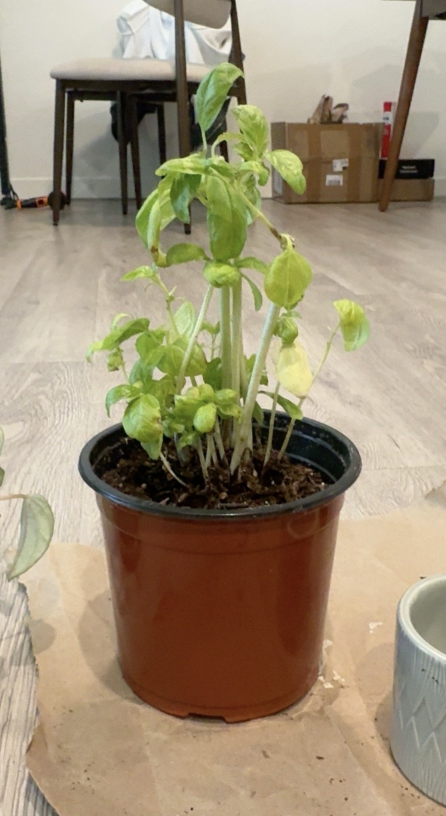
#> input picture p2/data/basil_plant.jpeg, 892 x 1632 px, given in place of eye.png, which was not available (shown at 1/2 size)
$ python eye_moon.py
#> lines starting #> are read from the running program, lines starting #| are printed output that depends on the picture; after the words box and inside, x2 and y2 are one past the last pixel; in counts of white or black regions, pixels touching at a corner belong together; pictures that were not available may be replaced by others from this repository, and a replacement may not be noted
### p2/utils.py
import numpy as np
from PIL import Image, ImageOps


def load_image(path, grayscale=False):
#> called with grayscale = False
    with Image.open(path) as image:
#> image is the input picture: PIL image 892x1632 RGB; mean R, G, B 157.7, 143.5, 117.2
        image = ImageOps.exif_transpose(image)
        rgba = image.convert("RGBA")
        background = Image.new("RGBA", rgba.size, "white")
#> background: PIL image 892x1632 RGBA; every value is 255
        image = Image.alpha_composite(background, rgba)
        image = image.convert("L" if grayscale else "RGB")
        return np.asarray(image, dtype=np.float64) / 255
#> call 2 of load_image, with grayscale = False
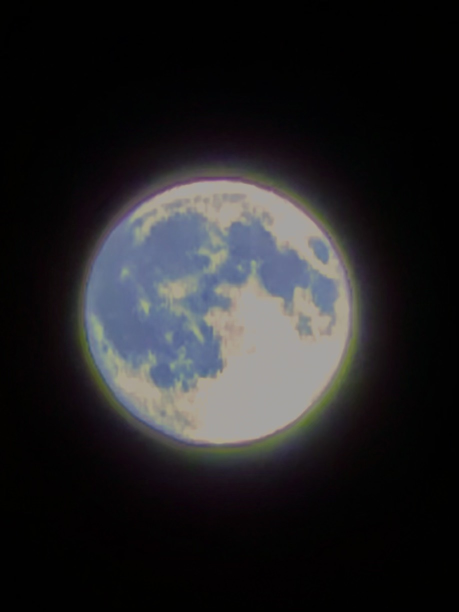
#> input picture p2/data/moon.jpeg, 918 x 1224 px (shown at 1/2 size)
#> in load_image, image is the input picture: PIL image 918x1224 RGB; mean R, G, B 35.9, 35.4, 37.2
#> in load_image (call 2), `background = Image.new("RGBA", rgba.size, "white")`: background: PIL image 918x1224 RGBA; every value is 255


def save_grid(images, titles, path):
    import matplotlib.pyplot as plt

    fig, axes = plt.subplots(1, len(images), figsize=(4 * len(images), 4), squeeze=False)
    for ax, image, title in zip(axes[0], images, titles):
        ax.imshow(np.clip(image, 0, 1), cmap="gray", vmin=0, vmax=1)
        ax.set_title(title)
        ax.axis("off")
#> this loop made 2 passes
#> title on passes 1 to 2: 'original eye', 'original moon'
    fig.tight_layout()
    fig.savefig(path, dpi=150, bbox_inches="tight")
    plt.close(fig)

### p2/filters.py
"""filters from p1, expects normalized floats"""
import numpy as np
import cv2
from numpy.lib.stride_tricks import sliding_window_view
from scipy.signal import convolve2d

# [33 lines left out: functions _prepare_convolution, convolve_four_loops, convolve_two_loops, not called in this run]


def gaussian_kernel(sigma=2.0, size=None):
    if sigma <= 0:
        raise ValueError("sigma must be positive")
    if size is None:
        size = 2 * int(np.ceil(3 * sigma)) + 1
    if size < 1 or size % 2 == 0:
        raise ValueError("size must be positive and odd")
    g = cv2.getGaussianKernel(size, sigma)
    return g @ g.T


def filter_image(image, kernel, boundary="symm"):
    image = np.asarray(image, dtype=np.float64)
    if image.ndim == 2:
        return convolve2d(image, kernel, mode="same", boundary=boundary)
    return np.stack([
        convolve2d(image[..., c], kernel, mode="same", boundary=boundary)
        for c in range(image.shape[2])
    ], axis=-1)


def gaussian_blur(image, sigma=2.0, size=None, boundary="symm"):
    g = gaussian_kernel(sigma, size).sum(axis=0)
    return filter_image(filter_image(image, g[None, :], boundary), g[:, None], boundary)


# [20 lines left out: function gaussian_blur_5, not called in this run]


def high_pass(image: np.ndarray, *, boundary: str = "symm") -> np.ndarray:
    image = np.asarray(image, dtype=np.float64)
    return image - gaussian_blur_5(image, boundary=boundary)


# [16 lines left out: function band_pass, not called in this run]

### p2/stacks.py
import numpy as np
from filters import gaussian_blur


def gaussian_stack(image, num_bands=5, sigma=2.0):
    stack = [np.asarray(image, dtype=np.float64)]
    for i in range(num_bands):
        stack.append(gaussian_blur(stack[-1], sigma * 2**i))
    return stack


def laplacian_stack(gaussian):
    stack = [gaussian[i] - gaussian[i + 1] for i in range(len(gaussian) - 1)]
    stack.append(gaussian[-1])
    return stack

### p2/blend.py
import numpy as np
from stacks import gaussian_stack, laplacian_stack


def multiresolution_blend(image_a, image_b, mask, num_bands=5, sigma=2.0):
    if image_a.shape != image_b.shape or mask.shape != image_a.shape[:2]:
        raise ValueError("Images and mask need matching sizes")
    la = laplacian_stack(gaussian_stack(image_a, num_bands, sigma))
    lb = laplacian_stack(gaussian_stack(image_b, num_bands, sigma))
    masks = gaussian_stack(mask, num_bands, sigma)
    parts_a, parts_b = [], []
    for a, b, m in zip(la, lb, masks):
        if a.ndim == 3:
            m = m[..., None]
        parts_a.append(m * a)
        parts_b.append((1 - m) * b)
    result = np.sum(parts_a, axis=0) + np.sum(parts_b, axis=0)
    return result, parts_a, parts_b, masks

### p2/main.py
import argparse
from pathlib import Path
from time import perf_counter

import cv2
import matplotlib
matplotlib.use("Agg")
import matplotlib.pyplot as plt
import numpy as np
from scipy.signal import convolve2d
from skimage.color import rgb2gray

from edges import finite_difference, dog_filters, derivative_of_gaussian
from filters import gaussian_blur, gaussian_kernel, filter_image, convolve_four_loops, convolve_two_loops
from frequencies import unsharp_mask, unsharp_kernel, hybrid_image, fourier_magnitude
from alignment import align_images
from stacks import gaussian_stack, laplacian_stack
from blend import multiresolution_blend
from utils import load_image, save_grid


ROOT = Path(__file__).resolve().parent


# [302 lines left out: functions run_convolution, run_edges, run_dog, run_sharpen, run_hybrid, run_stacks, not called in this run]


def run_blend(path_a, path_b, mask_path=None, num_bands=5, sigma=2.0):
    image_a, image_b = load_image(path_a), load_image(path_b)
    if mask_path:
        mask = load_image(mask_path, grayscale=True)
    else:
        mask = np.zeros(image_a.shape[:2])
        mask[:, :mask.shape[1] // 2] = 1
    result, parts_a, parts_b, masks = multiresolution_blend(image_a, image_b, mask, num_bands, sigma)
    out = ROOT / "out" / "p2_4" / f"{path_a.stem}_{path_b.stem}"
    out.mkdir(parents=True, exist_ok=True)

    weight = mask[..., None]
    save_grid([image_a, image_b, mask], ["input A", "input B", "mask"], out / "inputs.png")
    save_grid([weight * image_a, (1 - weight) * image_b],
              ["masked A", "masked B"], out / "masked_inputs.png")
    save_grid([weight * image_a + (1 - weight) * image_b, result],
              ["direct mask blend", "multiresolution blend"], out / "comparison.png")
    save_grid(masks, [f"mask G{i}" for i in range(len(masks))], out / "mask_stack.png")
    plt.imsave(out / "blend.png", np.clip(result, 0, 1))

    fig, axes = plt.subplots(4, 3, figsize=(9, 12))
    for row, level in enumerate([0, num_bands // 2, num_bands - 1]):
        panels = [parts_a[level], parts_b[level], parts_a[level] + parts_b[level]]
        limit = max(max(np.max(np.abs(panel)) for panel in panels), 1e-8)
        for col, (ax, panel, title) in enumerate(zip(axes[row], panels, ["A", "B", "sum"])):
            # same display scale across each row
            ax.imshow(np.clip(0.5 + panel / (2 * limit), 0, 1))
            ax.set_title(f"({chr(97 + row * 3 + col)}) {title}, L{level}")
            ax.axis("off")
    panels = [np.sum(parts_a, axis=0), np.sum(parts_b, axis=0), result]
    for ax, panel, title in zip(axes[3], panels, ["(j) A contribution", "(k) B contribution", "(l) blend"]):
        ax.imshow(np.clip(panel, 0, 1))
        ax.set_title(title)
        ax.axis("off")
    fig.tight_layout()
    fig.savefig(out / "figure_3_42.png", dpi=150, bbox_inches="tight")
    plt.close(fig)

    (out / "parameters.txt").write_text(
        f"image A: {path_a}\nimage B: {path_b}\nmask: {mask_path or 'left half selects A'}\n"
        f"num bands: {num_bands}\nblur sigmas: {[sigma * 2**i for i in range(num_bands)]}\n"
        "boundary: symm\n"
    )
    print(f"saved blend results to {out}")


# [58 lines that do not run on import are left out]

### p2/eye_moon.py
import cv2
import numpy as np
import matplotlib.pyplot as plt

from main import ROOT, run_blend
from utils import load_image, save_grid


def run_eye_moon():
    eye = load_image(ROOT / "data" / "eye.png")
    moon = load_image(ROOT / "data" / "moon.jpeg")
    out = ROOT / "out" / "p2_4" / "moon_eye"
    prepared = out / "prepared"
    prepared.mkdir(parents=True, exist_ok=True)
    save_grid([eye, moon], ["original eye", "original moon"], out / "originals.png")

    scale = 640 / eye.shape[1]
#> scale = 0.717
    eye = cv2.resize(eye, (640, round(eye.shape[0] * scale)), interpolation=cv2.INTER_AREA)
    h, w = eye.shape[:2]
#> h = 1171; w = 640
    center = np.array([566, 738]) * scale
#> center = [406.1, 529.5]
    radius = 125 * scale
#> radius = 89.69
    moon_scale = radius / 270
#> moon_scale = 0.332
    shift = center - np.array([436, 623]) * moon_scale
#> shift = [261.3, 322.6]
    matrix = np.array([[moon_scale, 0, shift[0]], [0, moon_scale, shift[1]]])
#> matrix = [[0.332, 0, 261.3], [0, 0.332, 322.6]]
    moon = cv2.warpAffine(moon, matrix, (w, h))
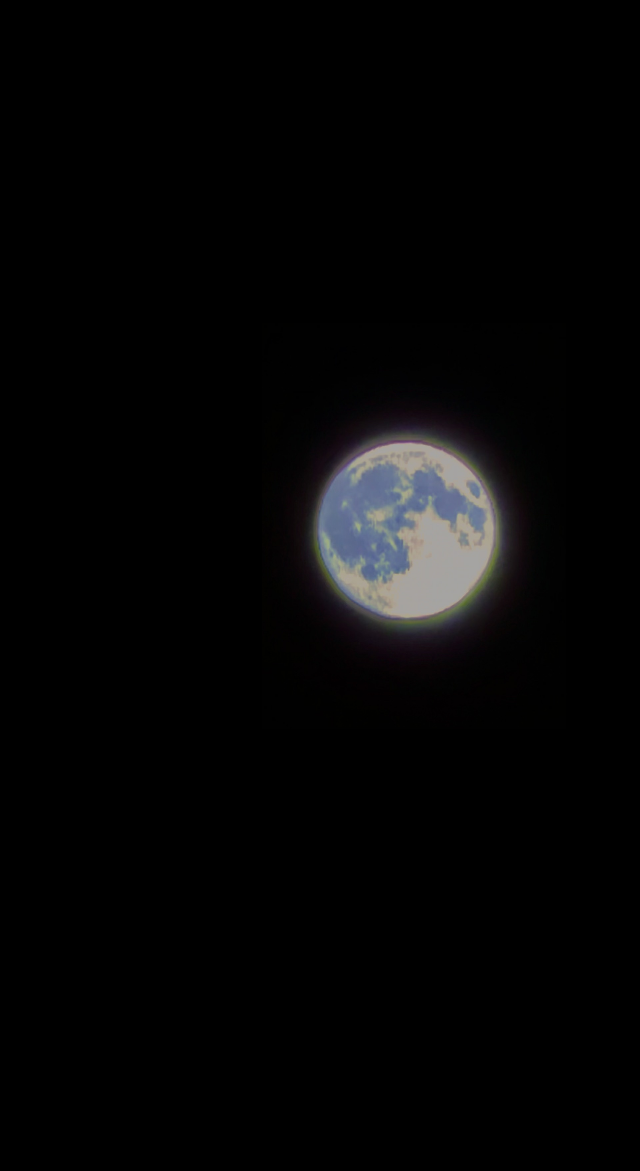
#> moon: shape (1171, 640, 3) float64; mean of channels 0, 1, 2 0.0233, 0.0229, 0.0241; drawn as R, G, B

    y, x = np.ogrid[:h, :w]
#> y = 1171 values from 0 to 1170
    mask = ((x - center[0])**2 + (y - center[1])**2 <= radius**2)
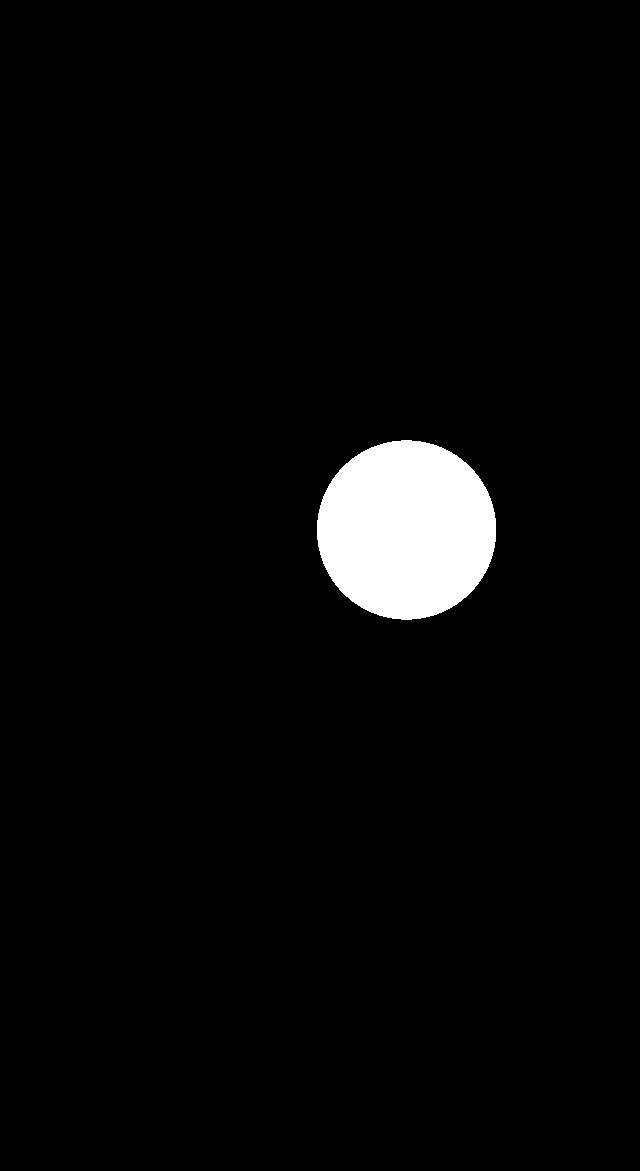
#> mask: shape (1171, 640) bool; 3.4% white; 1 white region, box (x1, y1, x2, y2) and area: (317, 440, 496, 620) 25277
    # keep the moon below the upper lid
    outline = np.array([[278, 819], [347, 739], [432, 667], [518, 642],
                        [601, 644], [697, 649], [798, 681], [884, 704],
                        [795, 770], [705, 820], [614, 847], [515, 853],
                        [401, 845], [308, 837]])
#> outline = 14 rows, first 8: [278, 819], [347, 739], [432, 667], [518, 642], [601, 644], [697, 649], [798, 681], [884, 704]
    opening = np.zeros((h, w), dtype=np.uint8)
#> opening: shape (1171, 640); every value is 0
    cv2.fillPoly(opening, [np.round(outline * scale).astype(np.int32)], 1)
#> opening: shape (1171, 640); values 0 (black) and 1 (white), 5.9% white; 1 white region, box (x1, y1, x2, y2) and area: (199, 461, 635, 613) 44094
    mask = (mask * opening).astype(np.uint8)
#> mask: shape (1171, 640); values 0 (black) and 1 (white), 3.1% white; 1 white region, box (x1, y1, x2, y2) and area: (317, 461, 496, 613) 22960

    # match the iris color
    gray = moon @ np.array([0.299, 0.587, 0.114])
    gamma = 1.8
    gray = np.clip(gray, 0, 1)**gamma
    region = mask.astype(bool)
    iris_color = eye[region].mean(axis=0)
#> iris_color = [0.719, 0.706, 0.544]
    texture = (gray - gray[region].mean()) / (gray[region].std() + 1e-8)
    shading = cv2.GaussianBlur(eye, (0, 0), 4)
    mapped = iris_color + 0.07 + 0.055 * texture[..., None] + 0.5 * (shading - iris_color)
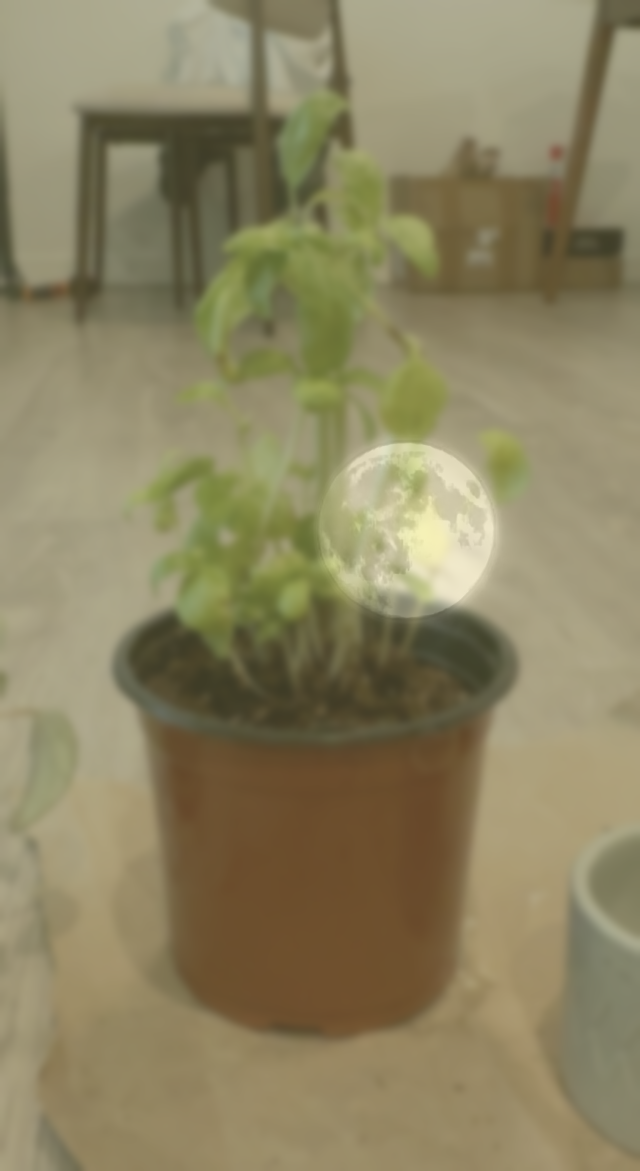
#> mapped: shape (1171, 640, 3) float64; mean of channels 0, 1, 2 0.552, 0.518, 0.385; drawn as R, G, B
    moon = np.clip(mapped, 0, 1)

    # keep the pupil and reflection
    distance = cv2.distanceTransform(mask, cv2.DIST_L2, 5)
    mask = np.clip(distance / 8, 0, 1)
    pupil_center = np.array([557, 746]) * scale
#> pupil_center = [399.6, 535.2]
    pupil_distance = np.hypot(x - pupil_center[0], y - pupil_center[1])
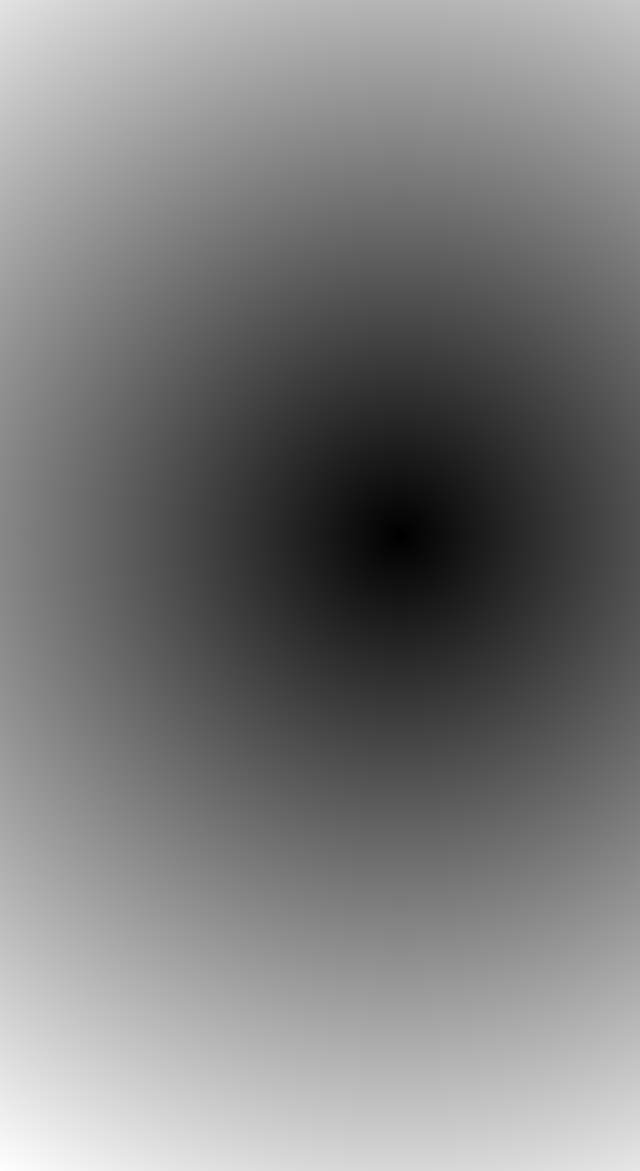
#> pupil_distance: shape (1171, 640) float64; min 0.435, max 750.1, mean 364.9; drawn with min black and max white
    mask *= np.clip((pupil_distance - 32 * scale) / (18 * scale), 0, 1)
#> mask: shape (1171, 640) float32; min 0, max 1, mean 0.0244
    reflection = (eye.mean(axis=2) > 0.4).astype(float)
#> reflection: shape (1171, 640) float64; values 0 (black) and 1 (white), 72.1% white; 194 black regions (141 under 20 px), largest, box (x1, y1, x2, y2) and area: (113, 518, 518, 1040) 133915, (0, 0, 292, 326) 30987, (376, 0, 640, 307) 27813
    reflection = cv2.GaussianBlur(reflection, (0, 0), 1.5)
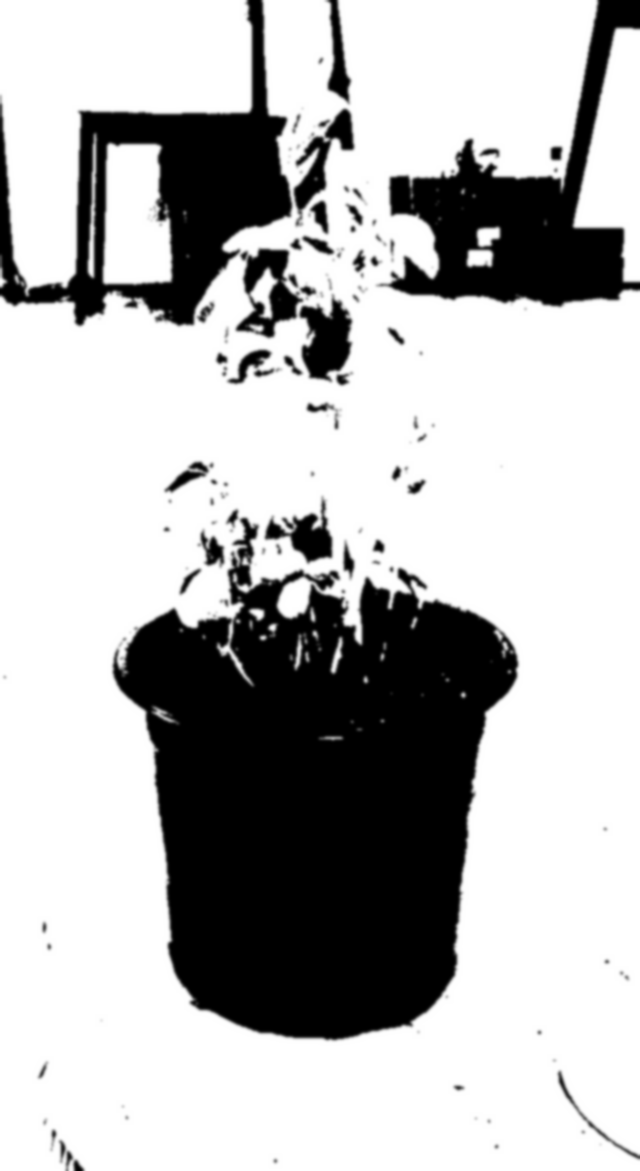
#> reflection: shape (1171, 640) float64; min 0, max 1, mean 0.721
    mask *= 1 - reflection
#> mask: shape (1171, 640) float32; min 0, max 1, mean 0.00288
    moon = np.where(region[..., None], moon, eye)

    plt.imsave(prepared / "eye.png", eye)
    plt.imsave(prepared / "moon.png", moon)
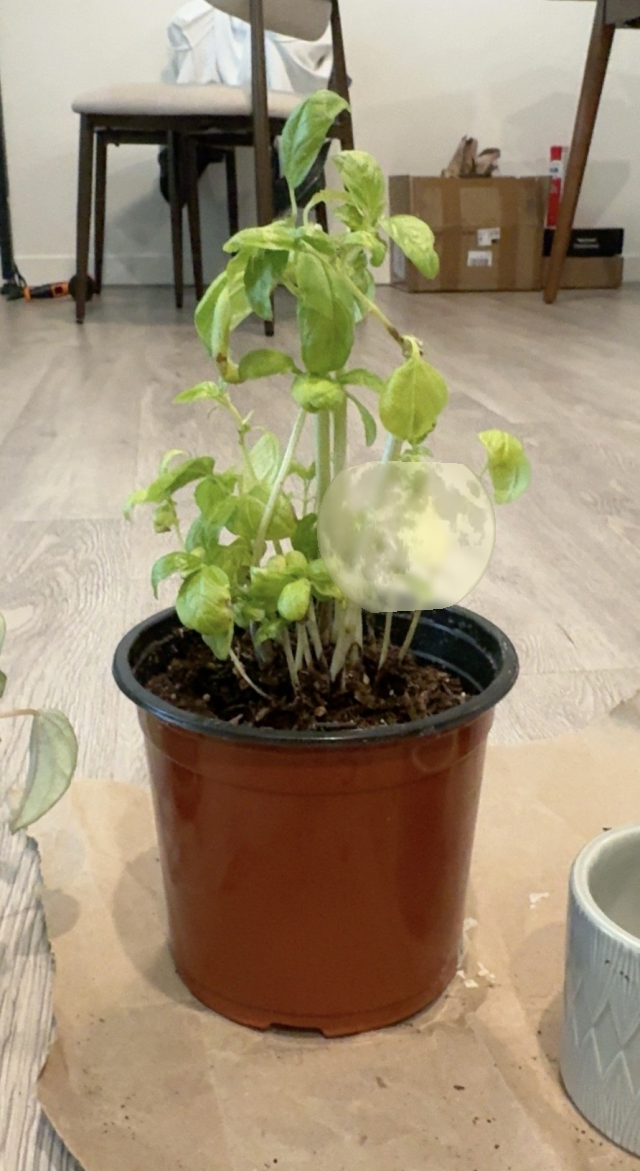
#> saved as moon.png: shape (1171, 640, 3); mean R, G, B 157.7, 143.5, 117.3
    plt.imsave(prepared / "mask.png", mask, cmap="gray", vmin=0, vmax=1)
    run_blend(prepared / "moon.png", prepared / "eye.png", prepared / "mask.png", sigma=2.0)
#> in load_image (call 3), `background = Image.new("RGBA", rgba.size, "white")`: background: PIL image 640x1171 RGBA; every value is 255
#> the loop in gaussian_stack, `for i in range(num_bands):` made 5 passes
#> after the loop in gaussian_stack, `for i in range(num_bands):`: stack = 6 items
#> in laplacian_stack, `stack = [gaussian[i] - gaussian[i + 1] for i in range(len(gaussian) - ..`: stack = 5 items
#> in multiresolution_blend, `la = laplacian_stack(gaussian_stack(image_a, num_bands, sigma))`: la = 6 items
#> the loop in gaussian_stack (call 2), `for i in range(num_bands):` made 5 passes
#> the loop in multiresolution_blend, `for a, b, m in zip(la, lb, masks):` made 6 passes
#> the loop in save_grid (call 2), `for ax, image, title in zip(axes[0], images, titles):` made 3 passes
#> the loop in run_blend, `for row, level in enumerate([0, num_bands // 2, num_bands - 1]):` made 3 passes
#> limit on passes 1 to 3: 0.365, 0.238, 0.22
#> the loop in run_blend, `for ax, panel, title in zip(axes[3], panels, ["(j) A contribution", "(..` made 3 passes
    (out / "alignment.txt").write_text(
        "sources: p2/data/eye.png, p2/data/moon.jpeg\n"
        "eye width: 640\n"
        "iris center (original x, y): (566, 738)\niris radius: 125\n"
        "moon center (original x, y): (436, 623)\nmoon radius: 270\n"
        "mask: circle intersected with the eye opening\n"
        "gamma: 1.8, grayscale mapped to iris color, brightness: +0.07, texture: 0.055\n"
        "mask feather: 8 pixels, pupil and reflection preserved\n"
    )


if __name__ == "__main__":
    run_eye_moon()
